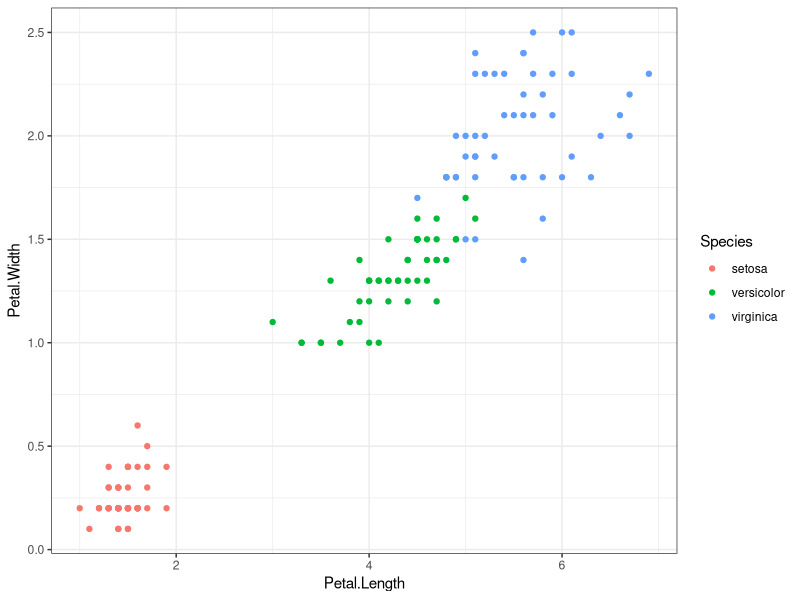

Here is the R script that generated this plot:
# Required Lib
library(ggplot2)

# Plotting
ggplot(data=iris) +
  geom_point(aes(x=Petal.Length, y=Petal.Width, color=Species)) +
  theme_bw()

# Lenear Model
model <- lm(formula = Sepal.Length ~ Sepal.Width+Petal.Length+Petal.Width, data = iris)
summary(model)

# Prediction
my.iris <- data.frame(Sepal.Width=3.5, Petal.Length=1.4, Petal.Width=0.2)
predict(model, my.iris)